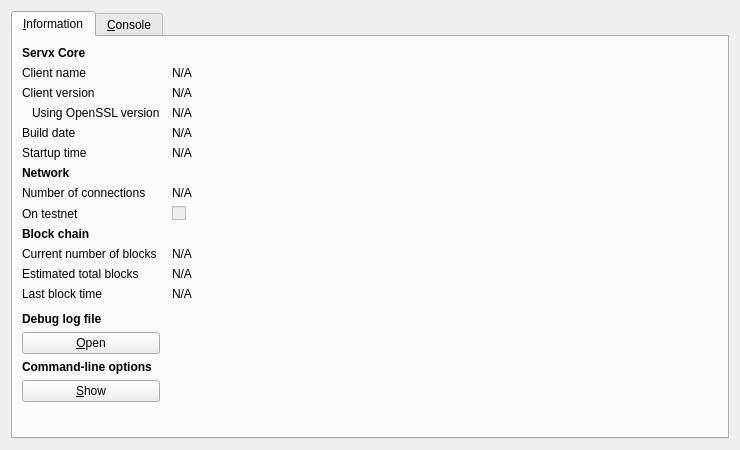
<?xml version="1.0" encoding="UTF-8"?>
<ui version="4.0">
 <class>RPCConsole</class>
 <widget class="QDialog" name="RPCConsole">
  <property name="geometry">
   <rect>
    <x>0</x>
    <y>0</y>
    <width>740</width>
    <height>450</height>
   </rect>
  </property>
  <property name="windowTitle">
   <string>Servx - Debug window</string>
  </property>
  <layout class="QVBoxLayout" name="verticalLayout_2">
   <item>
    <widget class="QTabWidget" name="tabWidget">
     <property name="currentIndex">
      <number>0</number>
     </property>
     <widget class="QWidget" name="tab_info">
      <attribute name="title">
       <string>&amp;Information</string>
      </attribute>
      <layout class="QGridLayout" name="gridLayout" columnstretch="0,1">
       <property name="horizontalSpacing">
        <number>12</number>
       </property>
       <item row="0" column="0">
        <widget class="QLabel" name="label_9">
         <property name="font">
          <font>
           <weight>75</weight>
           <bold>true</bold>
          </font>
         </property>
         <property name="text">
          <string>Servx Core</string>
         </property>
        </widget>
       </item>
       <item row="1" column="0">
        <widget class="QLabel" name="label_5">
         <property name="text">
          <string>Client name</string>
         </property>
        </widget>
       </item>
       <item row="1" column="1">
        <widget class="QLabel" name="clientName">
         <property name="cursor">
          <cursorShape>IBeamCursor</cursorShape>
         </property>
         <property name="text">
          <string>N/A</string>
         </property>
         <property name="textFormat">
          <enum>Qt::PlainText</enum>
         </property>
         <property name="textInteractionFlags">
          <set>Qt::LinksAccessibleByMouse|Qt::TextSelectableByKeyboard|Qt::TextSelectableByMouse</set>
         </property>
        </widget>
       </item>
       <item row="2" column="0">
        <widget class="QLabel" name="label_6">
         <property name="text">
          <string>Client version</string>
         </property>
        </widget>
       </item>
       <item row="2" column="1">
        <widget class="QLabel" name="clientVersion">
         <property name="cursor">
          <cursorShape>IBeamCursor</cursorShape>
         </property>
         <property name="text">
          <string>N/A</string>
         </property>
         <property name="textFormat">
          <enum>Qt::PlainText</enum>
         </property>
         <property name="textInteractionFlags">
          <set>Qt::LinksAccessibleByMouse|Qt::TextSelectableByKeyboard|Qt::TextSelectableByMouse</set>
         </property>
        </widget>
       </item>
       <item row="3" column="0">
        <widget class="QLabel" name="label_14">
         <property name="text">
          <string>Using OpenSSL version</string>
         </property>
         <property name="indent">
          <number>10</number>
         </property>
        </widget>
       </item>
       <item row="3" column="1">
        <widget class="QLabel" name="openSSLVersion">
         <property name="cursor">
          <cursorShape>IBeamCursor</cursorShape>
         </property>
         <property name="text">
          <string>N/A</string>
         </property>
         <property name="textFormat">
          <enum>Qt::PlainText</enum>
         </property>
         <property name="textInteractionFlags">
          <set>Qt::LinksAccessibleByMouse|Qt::TextSelectableByKeyboard|Qt::TextSelectableByMouse</set>
         </property>
        </widget>
       </item>
       <item row="4" column="0">
        <widget class="QLabel" name="label_12">
         <property name="text">
          <string>Build date</string>
         </property>
        </widget>
       </item>
       <item row="4" column="1">
        <widget class="QLabel" name="buildDate">
         <property name="cursor">
          <cursorShape>IBeamCursor</cursorShape>
         </property>
         <property name="text">
          <string>N/A</string>
         </property>
         <property name="textFormat">
          <enum>Qt::PlainText</enum>
         </property>
         <property name="textInteractionFlags">
          <set>Qt::LinksAccessibleByMouse|Qt::TextSelectableByKeyboard|Qt::TextSelectableByMouse</set>
         </property>
        </widget>
       </item>
       <item row="5" column="0">
        <widget class="QLabel" name="label_13">
         <property name="text">
          <string>Startup time</string>
         </property>
        </widget>
       </item>
       <item row="5" column="1">
        <widget class="QLabel" name="startupTime">
         <property name="cursor">
          <cursorShape>IBeamCursor</cursorShape>
         </property>
         <property name="text">
          <string>N/A</string>
         </property>
         <property name="textFormat">
          <enum>Qt::PlainText</enum>
         </property>
         <property name="textInteractionFlags">
          <set>Qt::LinksAccessibleByMouse|Qt::TextSelectableByKeyboard|Qt::TextSelectableByMouse</set>
         </property>
        </widget>
       </item>
       <item row="6" column="0">
        <widget class="QLabel" name="label_11">
         <property name="font">
          <font>
           <weight>75</weight>
           <bold>true</bold>
          </font>
         </property>
         <property name="text">
          <string>Network</string>
         </property>
        </widget>
       </item>
       <item row="7" column="0">
        <widget class="QLabel" name="label_7">
         <property name="text">
          <string>Number of connections</string>
         </property>
        </widget>
       </item>
       <item row="7" column="1">
        <widget class="QLabel" name="numberOfConnections">
         <property name="cursor">
          <cursorShape>IBeamCursor</cursorShape>
         </property>
         <property name="text">
          <string>N/A</string>
         </property>
         <property name="textFormat">
          <enum>Qt::PlainText</enum>
         </property>
         <property name="textInteractionFlags">
          <set>Qt::LinksAccessibleByMouse|Qt::TextSelectableByKeyboard|Qt::TextSelectableByMouse</set>
         </property>
        </widget>
       </item>
       <item row="8" column="0">
        <widget class="QLabel" name="label_8">
         <property name="text">
          <string>On testnet</string>
         </property>
        </widget>
       </item>
       <item row="8" column="1">
        <widget class="QCheckBox" name="isTestNet">
         <property name="enabled">
          <bool>false</bool>
         </property>
         <property name="text">
          <string/>
         </property>
        </widget>
       </item>
       <item row="9" column="0">
        <widget class="QLabel" name="label_10">
         <property name="font">
          <font>
           <weight>75</weight>
           <bold>true</bold>
          </font>
         </property>
         <property name="text">
          <string>Block chain</string>
         </property>
        </widget>
       </item>
       <item row="10" column="0">
        <widget class="QLabel" name="label_3">
         <property name="text">
          <string>Current number of blocks</string>
         </property>
        </widget>
       </item>
       <item row="10" column="1">
        <widget class="QLabel" name="numberOfBlocks">
         <property name="cursor">
          <cursorShape>IBeamCursor</cursorShape>
         </property>
         <property name="text">
          <string>N/A</string>
         </property>
         <property name="textFormat">
          <enum>Qt::PlainText</enum>
         </property>
         <property name="textInteractionFlags">
          <set>Qt::LinksAccessibleByMouse|Qt::TextSelectableByKeyboard|Qt::TextSelectableByMouse</set>
         </property>
        </widget>
       </item>
       <item row="11" column="0">
        <widget class="QLabel" name="label_4">
         <property name="text">
          <string>Estimated total blocks</string>
         </property>
        </widget>
       </item>
       <item row="11" column="1">
        <widget class="QLabel" name="totalBlocks">
         <property name="cursor">
          <cursorShape>IBeamCursor</cursorShape>
         </property>
         <property name="text">
          <string>N/A</string>
         </property>
         <property name="textFormat">
          <enum>Qt::PlainText</enum>
         </property>
         <property name="textInteractionFlags">
          <set>Qt::LinksAccessibleByMouse|Qt::TextSelectableByKeyboard|Qt::TextSelectableByMouse</set>
         </property>
        </widget>
       </item>
       <item row="12" column="0">
        <widget class="QLabel" name="label_2">
         <property name="text">
          <string>Last block time</string>
         </property>
        </widget>
       </item>
       <item row="12" column="1">
        <widget class="QLabel" name="lastBlockTime">
         <property name="cursor">
          <cursorShape>IBeamCursor</cursorShape>
         </property>
         <property name="text">
          <string>N/A</string>
         </property>
         <property name="textFormat">
          <enum>Qt::PlainText</enum>
         </property>
         <property name="textInteractionFlags">
          <set>Qt::LinksAccessibleByMouse|Qt::TextSelectableByKeyboard|Qt::TextSelectableByMouse</set>
         </property>
        </widget>
       </item>
       <item row="13" column="0">
        <spacer name="verticalSpacer_2">
         <property name="orientation">
          <enum>Qt::Vertical</enum>
         </property>
         <property name="sizeHint" stdset="0">
          <size>
           <width>20</width>
           <height>20</height>
          </size>
         </property>
        </spacer>
       </item>
       <item row="14" column="0">
        <widget class="QLabel" name="labelDebugLogfile">
         <property name="font">
          <font>
           <weight>75</weight>
           <bold>true</bold>
          </font>
         </property>
         <property name="text">
          <string>Debug log file</string>
         </property>
        </widget>
       </item>
       <item row="15" column="0">
        <widget class="QPushButton" name="openDebugLogfileButton">
         <property name="toolTip">
          <string>Open the Servx debug log file from the current data directory. This can take a few seconds for large log files.</string>
         </property>
         <property name="text">
          <string>&amp;Open</string>
         </property>
         <property name="autoDefault">
          <bool>false</bool>
         </property>
        </widget>
       </item>
       <item row="16" column="0">
        <widget class="QLabel" name="labelCLOptions">
         <property name="font">
          <font>
           <weight>75</weight>
           <bold>true</bold>
          </font>
         </property>
         <property name="text">
          <string>Command-line options</string>
         </property>
        </widget>
       </item>
       <item row="17" column="0">
        <widget class="QPushButton" name="showCLOptionsButton">
         <property name="toolTip">
          <string>Show the Servx-Qt help message to get a list with possible Servx command-line options.</string>
         </property>
         <property name="text">
          <string>&amp;Show</string>
         </property>
         <property name="autoDefault">
          <bool>false</bool>
         </property>
        </widget>
       </item>
       <item row="18" column="0">
        <spacer name="verticalSpacer">
         <property name="orientation">
          <enum>Qt::Vertical</enum>
         </property>
         <property name="sizeHint" stdset="0">
          <size>
           <width>20</width>
           <height>40</height>
          </size>
         </property>
        </spacer>
       </item>
      </layout>
     </widget>
     <widget class="QWidget" name="tab_console">
      <attribute name="title">
       <string>&amp;Console</string>
      </attribute>
      <layout class="QVBoxLayout" name="verticalLayout_3">
       <property name="spacing">
        <number>3</number>
       </property>
       <item>
        <widget class="QTextEdit" name="messagesWidget">
         <property name="minimumSize">
          <size>
           <width>0</width>
           <height>100</height>
          </size>
         </property>
         <property name="readOnly">
          <bool>true</bool>
         </property>
         <property name="tabKeyNavigation" stdset="0">
          <bool>false</bool>
         </property>
         <property name="columnCount" stdset="0">
          <number>2</number>
         </property>
        </widget>
       </item>
       <item>
        <layout class="QHBoxLayout" name="horizontalLayout">
         <property name="spacing">
          <number>3</number>
         </property>
         <item>
          <widget class="QLabel" name="label">
           <property name="text">
            <string notr="true">&gt;</string>
           </property>
          </widget>
         </item>
         <item>
          <widget class="QLineEdit" name="lineEdit"/>
         </item>
         <item>
          <widget class="QPushButton" name="clearButton">
           <property name="maximumSize">
            <size>
             <width>24</width>
             <height>24</height>
            </size>
           </property>
           <property name="toolTip">
            <string>Clear console</string>
           </property>
           <property name="text">
            <string/>
           </property>
           <property name="icon">
            <iconset resource="../bitcoin.qrc">
             <normaloff>:/icons/remove</normaloff>:/icons/remove</iconset>
           </property>
           <property name="shortcut">
            <string notr="true">Ctrl+L</string>
           </property>
           <property name="autoDefault">
            <bool>false</bool>
           </property>
          </widget>
         </item>
        </layout>
       </item>
      </layout>
     </widget>
    </widget>
   </item>
  </layout>
 </widget>
 <resources>
  <include location="../bitcoin.qrc"/>
 </resources>
 <connections/>
</ui>
